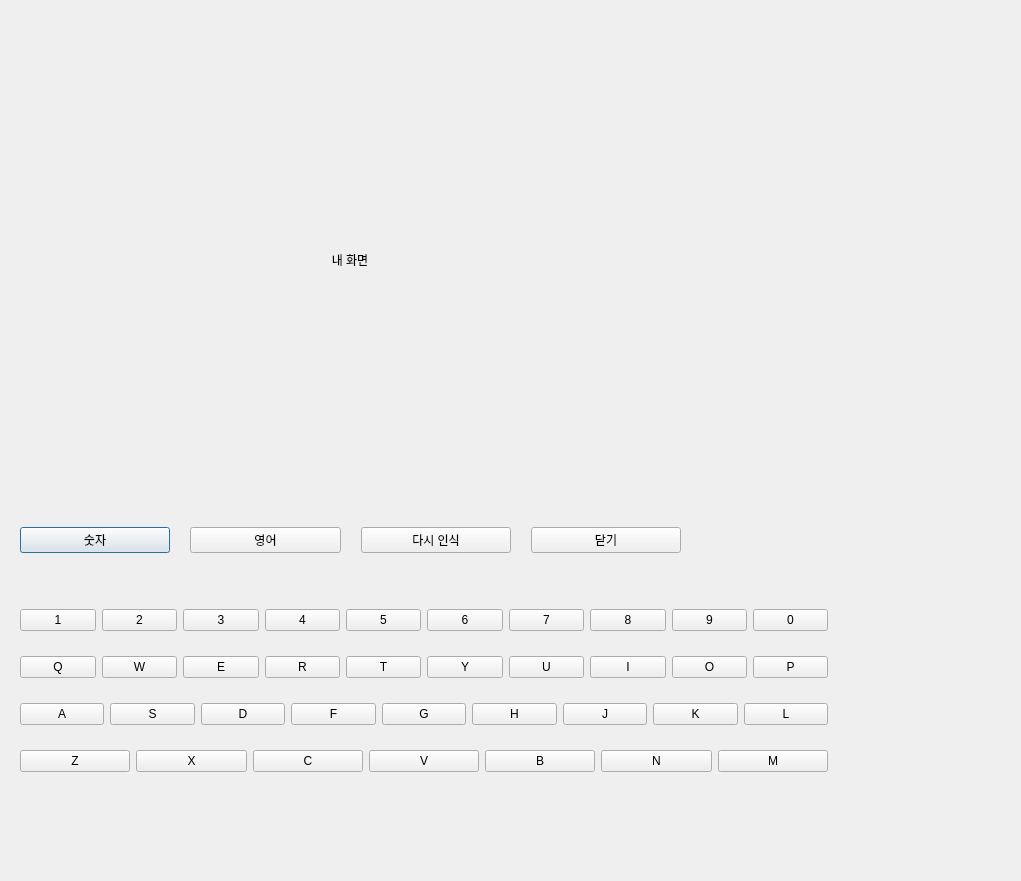
<?xml version="1.0" encoding="UTF-8"?>
<ui version="4.0">
 <class>dialog</class>
 <widget class="QDialog" name="dialog">
  <property name="geometry">
   <rect>
    <x>0</x>
    <y>0</y>
    <width>1021</width>
    <height>881</height>
   </rect>
  </property>
  <property name="windowTitle">
   <string>Dialog</string>
  </property>
  <widget class="QLabel" name="label">
   <property name="geometry">
    <rect>
     <x>30</x>
     <y>20</y>
     <width>640</width>
     <height>480</height>
    </rect>
   </property>
   <property name="text">
    <string>내 화면</string>
   </property>
   <property name="alignment">
    <set>Qt::AlignCenter</set>
   </property>
  </widget>
  <widget class="QWidget" name="horizontalLayoutWidget">
   <property name="geometry">
    <rect>
     <x>20</x>
     <y>520</y>
     <width>661</width>
     <height>41</height>
    </rect>
   </property>
   <layout class="QHBoxLayout" name="horizontalLayout">
    <property name="spacing">
     <number>20</number>
    </property>
    <item>
     <widget class="QPushButton" name="push_btn_number_setting">
      <property name="enabled">
       <bool>true</bool>
      </property>
      <property name="text">
       <string>숫자</string>
      </property>
     </widget>
    </item>
    <item>
     <widget class="QPushButton" name="push_btn_english_setting">
      <property name="text">
       <string>영어</string>
      </property>
     </widget>
    </item>
    <item>
     <widget class="QPushButton" name="push_btn_recognize">
      <property name="text">
       <string>다시 인식</string>
      </property>
     </widget>
    </item>
    <item>
     <widget class="QPushButton" name="push_btn_close">
      <property name="text">
       <string>닫기</string>
      </property>
     </widget>
    </item>
   </layout>
  </widget>
  <widget class="QWidget" name="verticalLayoutWidget">
   <property name="geometry">
    <rect>
     <x>20</x>
     <y>590</y>
     <width>808</width>
     <height>201</height>
    </rect>
   </property>
   <layout class="QVBoxLayout" name="verticalLayout">
    <item>
     <layout class="QHBoxLayout" name="numberPad">
      <item>
       <widget class="QPushButton" name="pushButton_10">
        <property name="text">
         <string>1</string>
        </property>
       </widget>
      </item>
      <item>
       <widget class="QPushButton" name="pushButton_14">
        <property name="text">
         <string>2</string>
        </property>
       </widget>
      </item>
      <item>
       <widget class="QPushButton" name="pushButton_12">
        <property name="text">
         <string>3</string>
        </property>
       </widget>
      </item>
      <item>
       <widget class="QPushButton" name="pushButton_13">
        <property name="text">
         <string>4</string>
        </property>
       </widget>
      </item>
      <item>
       <widget class="QPushButton" name="pushButton_11">
        <property name="text">
         <string>5</string>
        </property>
       </widget>
      </item>
      <item>
       <widget class="QPushButton" name="pushButton_9">
        <property name="text">
         <string>6</string>
        </property>
       </widget>
      </item>
      <item>
       <widget class="QPushButton" name="pushButton_8">
        <property name="text">
         <string>7</string>
        </property>
       </widget>
      </item>
      <item>
       <widget class="QPushButton" name="pushButton_7">
        <property name="text">
         <string>8</string>
        </property>
       </widget>
      </item>
      <item>
       <widget class="QPushButton" name="pushButton_6">
        <property name="text">
         <string>9</string>
        </property>
       </widget>
      </item>
      <item>
       <widget class="QPushButton" name="pushButton_5">
        <property name="text">
         <string>0</string>
        </property>
       </widget>
      </item>
     </layout>
    </item>
    <item>
     <layout class="QHBoxLayout" name="KeyPad3th">
      <item>
       <widget class="QPushButton" name="pushButton_15">
        <property name="text">
         <string>Q</string>
        </property>
       </widget>
      </item>
      <item>
       <widget class="QPushButton" name="pushButton_16">
        <property name="text">
         <string>W</string>
        </property>
       </widget>
      </item>
      <item>
       <widget class="QPushButton" name="pushButton_17">
        <property name="text">
         <string>E</string>
        </property>
       </widget>
      </item>
      <item>
       <widget class="QPushButton" name="pushButton_18">
        <property name="text">
         <string>R</string>
        </property>
       </widget>
      </item>
      <item>
       <widget class="QPushButton" name="pushButton_19">
        <property name="text">
         <string>T</string>
        </property>
       </widget>
      </item>
      <item>
       <widget class="QPushButton" name="pushButton_20">
        <property name="text">
         <string>Y</string>
        </property>
       </widget>
      </item>
      <item>
       <widget class="QPushButton" name="pushButton_21">
        <property name="text">
         <string>U</string>
        </property>
       </widget>
      </item>
      <item>
       <widget class="QPushButton" name="pushButton_22">
        <property name="text">
         <string>I</string>
        </property>
       </widget>
      </item>
      <item>
       <widget class="QPushButton" name="pushButton_23">
        <property name="text">
         <string>O</string>
        </property>
       </widget>
      </item>
      <item>
       <widget class="QPushButton" name="pushButton_24">
        <property name="text">
         <string>P</string>
        </property>
       </widget>
      </item>
     </layout>
    </item>
    <item>
     <layout class="QHBoxLayout" name="KeyPad2nd">
      <item>
       <widget class="QPushButton" name="pushButton_25">
        <property name="text">
         <string>A</string>
        </property>
       </widget>
      </item>
      <item>
       <widget class="QPushButton" name="pushButton_26">
        <property name="text">
         <string>S</string>
        </property>
       </widget>
      </item>
      <item>
       <widget class="QPushButton" name="pushButton_27">
        <property name="text">
         <string>D</string>
        </property>
       </widget>
      </item>
      <item>
       <widget class="QPushButton" name="pushButton_28">
        <property name="text">
         <string>F</string>
        </property>
       </widget>
      </item>
      <item>
       <widget class="QPushButton" name="pushButton_29">
        <property name="text">
         <string>G</string>
        </property>
       </widget>
      </item>
      <item>
       <widget class="QPushButton" name="pushButton_31">
        <property name="text">
         <string>H</string>
        </property>
       </widget>
      </item>
      <item>
       <widget class="QPushButton" name="pushButton_32">
        <property name="text">
         <string>J</string>
        </property>
       </widget>
      </item>
      <item>
       <widget class="QPushButton" name="pushButton_33">
        <property name="text">
         <string>K</string>
        </property>
       </widget>
      </item>
      <item>
       <widget class="QPushButton" name="pushButton_34">
        <property name="text">
         <string>L</string>
        </property>
       </widget>
      </item>
     </layout>
    </item>
    <item>
     <layout class="QHBoxLayout" name="KeyPad1st">
      <item>
       <widget class="QPushButton" name="pushButton_30">
        <property name="text">
         <string>Z</string>
        </property>
       </widget>
      </item>
      <item>
       <widget class="QPushButton" name="pushButton_35">
        <property name="text">
         <string>X</string>
        </property>
       </widget>
      </item>
      <item>
       <widget class="QPushButton" name="pushButton_36">
        <property name="text">
         <string>C</string>
        </property>
       </widget>
      </item>
      <item>
       <widget class="QPushButton" name="pushButton_37">
        <property name="text">
         <string>V</string>
        </property>
       </widget>
      </item>
      <item>
       <widget class="QPushButton" name="pushButton_38">
        <property name="text">
         <string>B</string>
        </property>
       </widget>
      </item>
      <item>
       <widget class="QPushButton" name="pushButton_39">
        <property name="text">
         <string>N</string>
        </property>
       </widget>
      </item>
      <item>
       <widget class="QPushButton" name="pushButton_40">
        <property name="text">
         <string>M</string>
        </property>
       </widget>
      </item>
     </layout>
    </item>
   </layout>
  </widget>
 </widget>
 <resources/>
 <connections>
  <connection>
   <sender>push_btn_number_setting</sender>
   <signal>clicked(bool)</signal>
   <receiver>pushButton_10</receiver>
   <slot>setChecked(bool)</slot>
   <hints>
    <hint type="sourcelabel">
     <x>111</x>
     <y>541</y>
    </hint>
    <hint type="destinationlabel">
     <x>31</x>
     <y>605</y>
    </hint>
   </hints>
  </connection>
  <connection>
   <sender>push_btn_number_setting</sender>
   <signal>clicked(bool)</signal>
   <receiver>pushButton_14</receiver>
   <slot>setChecked(bool)</slot>
   <hints>
    <hint type="sourcelabel">
     <x>137</x>
     <y>536</y>
    </hint>
    <hint type="destinationlabel">
     <x>154</x>
     <y>622</y>
    </hint>
   </hints>
  </connection>
  <connection>
   <sender>push_btn_number_setting</sender>
   <signal>clicked(bool)</signal>
   <receiver>pushButton_12</receiver>
   <slot>setChecked(bool)</slot>
   <hints>
    <hint type="sourcelabel">
     <x>161</x>
     <y>538</y>
    </hint>
    <hint type="destinationlabel">
     <x>220</x>
     <y>607</y>
    </hint>
   </hints>
  </connection>
  <connection>
   <sender>push_btn_number_setting</sender>
   <signal>clicked(bool)</signal>
   <receiver>pushButton_13</receiver>
   <slot>setChecked(bool)</slot>
   <hints>
    <hint type="sourcelabel">
     <x>54</x>
     <y>544</y>
    </hint>
    <hint type="destinationlabel">
     <x>321</x>
     <y>610</y>
    </hint>
   </hints>
  </connection>
  <connection>
   <sender>push_btn_number_setting</sender>
   <signal>clicked(bool)</signal>
   <receiver>pushButton_11</receiver>
   <slot>setChecked(bool)</slot>
   <hints>
    <hint type="sourcelabel">
     <x>51</x>
     <y>542</y>
    </hint>
    <hint type="destinationlabel">
     <x>401</x>
     <y>615</y>
    </hint>
   </hints>
  </connection>
  <connection>
   <sender>push_btn_number_setting</sender>
   <signal>clicked(bool)</signal>
   <receiver>pushButton_9</receiver>
   <slot>setChecked(bool)</slot>
   <hints>
    <hint type="sourcelabel">
     <x>76</x>
     <y>537</y>
    </hint>
    <hint type="destinationlabel">
     <x>472</x>
     <y>616</y>
    </hint>
   </hints>
  </connection>
  <connection>
   <sender>push_btn_number_setting</sender>
   <signal>clicked(bool)</signal>
   <receiver>pushButton_8</receiver>
   <slot>setChecked(bool)</slot>
   <hints>
    <hint type="sourcelabel">
     <x>49</x>
     <y>535</y>
    </hint>
    <hint type="destinationlabel">
     <x>525</x>
     <y>618</y>
    </hint>
   </hints>
  </connection>
  <connection>
   <sender>push_btn_number_setting</sender>
   <signal>clicked(bool)</signal>
   <receiver>pushButton_7</receiver>
   <slot>setChecked(bool)</slot>
   <hints>
    <hint type="sourcelabel">
     <x>39</x>
     <y>545</y>
    </hint>
    <hint type="destinationlabel">
     <x>614</x>
     <y>615</y>
    </hint>
   </hints>
  </connection>
  <connection>
   <sender>push_btn_number_setting</sender>
   <signal>clicked(bool)</signal>
   <receiver>pushButton_6</receiver>
   <slot>setChecked(bool)</slot>
   <hints>
    <hint type="sourcelabel">
     <x>43</x>
     <y>538</y>
    </hint>
    <hint type="destinationlabel">
     <x>711</x>
     <y>618</y>
    </hint>
   </hints>
  </connection>
  <connection>
   <sender>push_btn_number_setting</sender>
   <signal>clicked(bool)</signal>
   <receiver>pushButton_5</receiver>
   <slot>setChecked(bool)</slot>
   <hints>
    <hint type="sourcelabel">
     <x>95</x>
     <y>543</y>
    </hint>
    <hint type="destinationlabel">
     <x>795</x>
     <y>610</y>
    </hint>
   </hints>
  </connection>
  <connection>
   <sender>push_btn_english_setting</sender>
   <signal>clicked(bool)</signal>
   <receiver>pushButton_15</receiver>
   <slot>setChecked(bool)</slot>
   <hints>
    <hint type="sourcelabel">
     <x>291</x>
     <y>535</y>
    </hint>
    <hint type="destinationlabel">
     <x>59</x>
     <y>661</y>
    </hint>
   </hints>
  </connection>
  <connection>
   <sender>push_btn_english_setting</sender>
   <signal>clicked(bool)</signal>
   <receiver>pushButton_16</receiver>
   <slot>setChecked(bool)</slot>
   <hints>
    <hint type="sourcelabel">
     <x>293</x>
     <y>546</y>
    </hint>
    <hint type="destinationlabel">
     <x>140</x>
     <y>669</y>
    </hint>
   </hints>
  </connection>
  <connection>
   <sender>push_btn_english_setting</sender>
   <signal>clicked(bool)</signal>
   <receiver>pushButton_17</receiver>
   <slot>setChecked(bool)</slot>
   <hints>
    <hint type="sourcelabel">
     <x>327</x>
     <y>550</y>
    </hint>
    <hint type="destinationlabel">
     <x>222</x>
     <y>656</y>
    </hint>
   </hints>
  </connection>
  <connection>
   <sender>push_btn_english_setting</sender>
   <signal>clicked(bool)</signal>
   <receiver>pushButton_18</receiver>
   <slot>setChecked(bool)</slot>
   <hints>
    <hint type="sourcelabel">
     <x>306</x>
     <y>546</y>
    </hint>
    <hint type="destinationlabel">
     <x>304</x>
     <y>659</y>
    </hint>
   </hints>
  </connection>
  <connection>
   <sender>push_btn_english_setting</sender>
   <signal>clicked(bool)</signal>
   <receiver>pushButton_19</receiver>
   <slot>setChecked(bool)</slot>
   <hints>
    <hint type="sourcelabel">
     <x>244</x>
     <y>536</y>
    </hint>
    <hint type="destinationlabel">
     <x>406</x>
     <y>658</y>
    </hint>
   </hints>
  </connection>
  <connection>
   <sender>push_btn_english_setting</sender>
   <signal>clicked(bool)</signal>
   <receiver>pushButton_20</receiver>
   <slot>setChecked(bool)</slot>
   <hints>
    <hint type="sourcelabel">
     <x>236</x>
     <y>533</y>
    </hint>
    <hint type="destinationlabel">
     <x>486</x>
     <y>674</y>
    </hint>
   </hints>
  </connection>
  <connection>
   <sender>push_btn_english_setting</sender>
   <signal>clicked(bool)</signal>
   <receiver>pushButton_21</receiver>
   <slot>setChecked(bool)</slot>
   <hints>
    <hint type="sourcelabel">
     <x>244</x>
     <y>534</y>
    </hint>
    <hint type="destinationlabel">
     <x>553</x>
     <y>663</y>
    </hint>
   </hints>
  </connection>
  <connection>
   <sender>push_btn_english_setting</sender>
   <signal>clicked(bool)</signal>
   <receiver>pushButton_22</receiver>
   <slot>setChecked(bool)</slot>
   <hints>
    <hint type="sourcelabel">
     <x>265</x>
     <y>540</y>
    </hint>
    <hint type="destinationlabel">
     <x>616</x>
     <y>662</y>
    </hint>
   </hints>
  </connection>
  <connection>
   <sender>push_btn_english_setting</sender>
   <signal>clicked(bool)</signal>
   <receiver>pushButton_23</receiver>
   <slot>setChecked(bool)</slot>
   <hints>
    <hint type="sourcelabel">
     <x>268</x>
     <y>534</y>
    </hint>
    <hint type="destinationlabel">
     <x>707</x>
     <y>653</y>
    </hint>
   </hints>
  </connection>
  <connection>
   <sender>push_btn_english_setting</sender>
   <signal>clicked(bool)</signal>
   <receiver>pushButton_24</receiver>
   <slot>setChecked(bool)</slot>
   <hints>
    <hint type="sourcelabel">
     <x>312</x>
     <y>534</y>
    </hint>
    <hint type="destinationlabel">
     <x>784</x>
     <y>666</y>
    </hint>
   </hints>
  </connection>
  <connection>
   <sender>push_btn_english_setting</sender>
   <signal>clicked(bool)</signal>
   <receiver>pushButton_25</receiver>
   <slot>setChecked(bool)</slot>
   <hints>
    <hint type="sourcelabel">
     <x>211</x>
     <y>540</y>
    </hint>
    <hint type="destinationlabel">
     <x>68</x>
     <y>719</y>
    </hint>
   </hints>
  </connection>
  <connection>
   <sender>push_btn_english_setting</sender>
   <signal>clicked(bool)</signal>
   <receiver>pushButton_26</receiver>
   <slot>setChecked(bool)</slot>
   <hints>
    <hint type="sourcelabel">
     <x>231</x>
     <y>546</y>
    </hint>
    <hint type="destinationlabel">
     <x>176</x>
     <y>707</y>
    </hint>
   </hints>
  </connection>
  <connection>
   <sender>push_btn_english_setting</sender>
   <signal>clicked(bool)</signal>
   <receiver>pushButton_27</receiver>
   <slot>setChecked(bool)</slot>
   <hints>
    <hint type="sourcelabel">
     <x>256</x>
     <y>541</y>
    </hint>
    <hint type="destinationlabel">
     <x>247</x>
     <y>715</y>
    </hint>
   </hints>
  </connection>
  <connection>
   <sender>push_btn_english_setting</sender>
   <signal>clicked(bool)</signal>
   <receiver>pushButton_28</receiver>
   <slot>setChecked(bool)</slot>
   <hints>
    <hint type="sourcelabel">
     <x>280</x>
     <y>533</y>
    </hint>
    <hint type="destinationlabel">
     <x>364</x>
     <y>724</y>
    </hint>
   </hints>
  </connection>
  <connection>
   <sender>push_btn_english_setting</sender>
   <signal>clicked(bool)</signal>
   <receiver>pushButton_29</receiver>
   <slot>setChecked(bool)</slot>
   <hints>
    <hint type="sourcelabel">
     <x>268</x>
     <y>531</y>
    </hint>
    <hint type="destinationlabel">
     <x>447</x>
     <y>709</y>
    </hint>
   </hints>
  </connection>
  <connection>
   <sender>push_btn_english_setting</sender>
   <signal>clicked(bool)</signal>
   <receiver>pushButton_31</receiver>
   <slot>setChecked(bool)</slot>
   <hints>
    <hint type="sourcelabel">
     <x>243</x>
     <y>551</y>
    </hint>
    <hint type="destinationlabel">
     <x>502</x>
     <y>715</y>
    </hint>
   </hints>
  </connection>
  <connection>
   <sender>push_btn_english_setting</sender>
   <signal>clicked(bool)</signal>
   <receiver>pushButton_32</receiver>
   <slot>setChecked(bool)</slot>
   <hints>
    <hint type="sourcelabel">
     <x>283</x>
     <y>533</y>
    </hint>
    <hint type="destinationlabel">
     <x>608</x>
     <y>716</y>
    </hint>
   </hints>
  </connection>
  <connection>
   <sender>push_btn_english_setting</sender>
   <signal>clicked(bool)</signal>
   <receiver>pushButton_33</receiver>
   <slot>setChecked(bool)</slot>
   <hints>
    <hint type="sourcelabel">
     <x>227</x>
     <y>543</y>
    </hint>
    <hint type="destinationlabel">
     <x>721</x>
     <y>717</y>
    </hint>
   </hints>
  </connection>
  <connection>
   <sender>push_btn_english_setting</sender>
   <signal>clicked(bool)</signal>
   <receiver>pushButton_34</receiver>
   <slot>setChecked(bool)</slot>
   <hints>
    <hint type="sourcelabel">
     <x>283</x>
     <y>530</y>
    </hint>
    <hint type="destinationlabel">
     <x>796</x>
     <y>723</y>
    </hint>
   </hints>
  </connection>
  <connection>
   <sender>push_btn_english_setting</sender>
   <signal>clicked(bool)</signal>
   <receiver>pushButton_30</receiver>
   <slot>setChecked(bool)</slot>
   <hints>
    <hint type="sourcelabel">
     <x>226</x>
     <y>540</y>
    </hint>
    <hint type="destinationlabel">
     <x>69</x>
     <y>768</y>
    </hint>
   </hints>
  </connection>
  <connection>
   <sender>push_btn_english_setting</sender>
   <signal>clicked(bool)</signal>
   <receiver>pushButton_35</receiver>
   <slot>setChecked(bool)</slot>
   <hints>
    <hint type="sourcelabel">
     <x>254</x>
     <y>547</y>
    </hint>
    <hint type="destinationlabel">
     <x>208</x>
     <y>770</y>
    </hint>
   </hints>
  </connection>
  <connection>
   <sender>push_btn_english_setting</sender>
   <signal>clicked(bool)</signal>
   <receiver>pushButton_36</receiver>
   <slot>setChecked(bool)</slot>
   <hints>
    <hint type="sourcelabel">
     <x>287</x>
     <y>541</y>
    </hint>
    <hint type="destinationlabel">
     <x>329</x>
     <y>770</y>
    </hint>
   </hints>
  </connection>
  <connection>
   <sender>push_btn_english_setting</sender>
   <signal>clicked(bool)</signal>
   <receiver>pushButton_37</receiver>
   <slot>setChecked(bool)</slot>
   <hints>
    <hint type="sourcelabel">
     <x>258</x>
     <y>545</y>
    </hint>
    <hint type="destinationlabel">
     <x>438</x>
     <y>766</y>
    </hint>
   </hints>
  </connection>
  <connection>
   <sender>push_btn_english_setting</sender>
   <signal>clicked(bool)</signal>
   <receiver>pushButton_38</receiver>
   <slot>setChecked(bool)</slot>
   <hints>
    <hint type="sourcelabel">
     <x>278</x>
     <y>537</y>
    </hint>
    <hint type="destinationlabel">
     <x>569</x>
     <y>766</y>
    </hint>
   </hints>
  </connection>
  <connection>
   <sender>push_btn_english_setting</sender>
   <signal>clicked(bool)</signal>
   <receiver>pushButton_39</receiver>
   <slot>setChecked(bool)</slot>
   <hints>
    <hint type="sourcelabel">
     <x>284</x>
     <y>533</y>
    </hint>
    <hint type="destinationlabel">
     <x>625</x>
     <y>766</y>
    </hint>
   </hints>
  </connection>
  <connection>
   <sender>push_btn_english_setting</sender>
   <signal>clicked(bool)</signal>
   <receiver>pushButton_40</receiver>
   <slot>setChecked(bool)</slot>
   <hints>
    <hint type="sourcelabel">
     <x>273</x>
     <y>547</y>
    </hint>
    <hint type="destinationlabel">
     <x>776</x>
     <y>759</y>
    </hint>
   </hints>
  </connection>
  <connection>
   <sender>push_btn_recognize</sender>
   <signal>released()</signal>
   <receiver>push_btn_recognize</receiver>
   <slot>click()</slot>
   <hints>
    <hint type="sourcelabel">
     <x>430</x>
     <y>539</y>
    </hint>
    <hint type="destinationlabel">
     <x>483</x>
     <y>542</y>
    </hint>
   </hints>
  </connection>
  <connection>
   <sender>push_btn_close</sender>
   <signal>released()</signal>
   <receiver>push_btn_close</receiver>
   <slot>click()</slot>
   <hints>
    <hint type="sourcelabel">
     <x>583</x>
     <y>541</y>
    </hint>
    <hint type="destinationlabel">
     <x>629</x>
     <y>538</y>
    </hint>
   </hints>
  </connection>
 </connections>
</ui>
